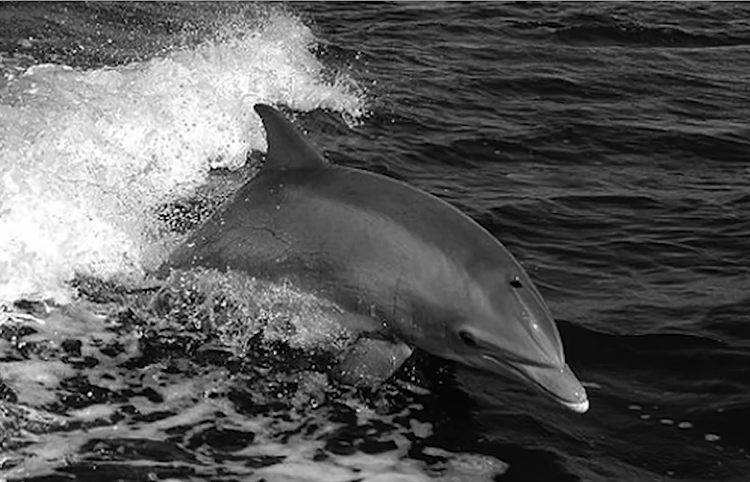
#> input picture images/dolphin.png, 750 x 482 px
$ python 14.Inspect_Image_Values.py
#> lines starting #> are read from the running program, lines starting #| are printed output that depends on the picture; after the words box and inside, x2 and y2 are one past the last pixel; in counts of white or black regions, pixels touching at a corner belong together
import cv2
import numpy as np
import matplotlib.pyplot as plt

# Load the image using OpenCV
img = cv2.imread("../images/dolphin.png")
#> img is the input picture: shape (482, 750, 3); min 0, max 255, mean 87.3

# Convert the image from BGR to RGB for proper display
img_rgb = cv2.cvtColor(img, cv2.COLOR_BGR2RGB)

# Load the image values into a NumPy array
image_array = np.array(img_rgb)

# Print the size and class of the image
print(f"Size of image: {img.shape}")  # Equivalent to size(img) in MATLAB
#| Size of image: (482, 750, 3)
print(f"Class of image: {img.dtype}")  # Equivalent to class(img) in MATLAB
#| Class of image: uint8

# Choose an arbitrary Y value for the horizontal line
y_value = 100

# Plot the image with the horizontal line at Y = y_value
fig, ax = plt.subplots(1, 2, figsize=(15, 5))

# Create a copy of the image to draw the line on
img_with_line = img_rgb.copy()
cv2.line(img_with_line, (0, y_value), (img_rgb.shape[1], y_value), (255, 255, 255), 3)
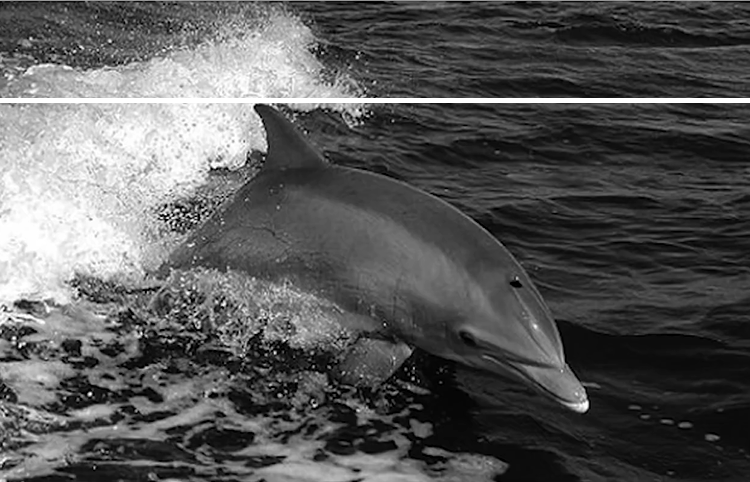
#> img_with_line: shape (482, 750, 3); 1.04% of pixels changed, all inside (x1, y1, x2, y2) = (0, 98, 750, 103)

ax[0].imshow(img_with_line)
ax[0].set_title("Image with Horizontal Line")
ax[0].axis("off")

# Get the pixel values at the particular Y location
row_values = image_array[y_value, :, :]
#> row_values = 750 rows, first 8: [176, 176, 176], [199, 199, 199], [177, 177, 177], [121, 121, 121], [119, 119, 119], [144, 144, 144], [151, 151, 151], [144, 144, 144]

# Plot the row values
ax[1].plot(row_values)
ax[1].set_title("Pixel Values at Y = 100")
ax[1].set_xlabel("X Dimension")
ax[1].set_ylabel("Pixel Value")
plt.show()
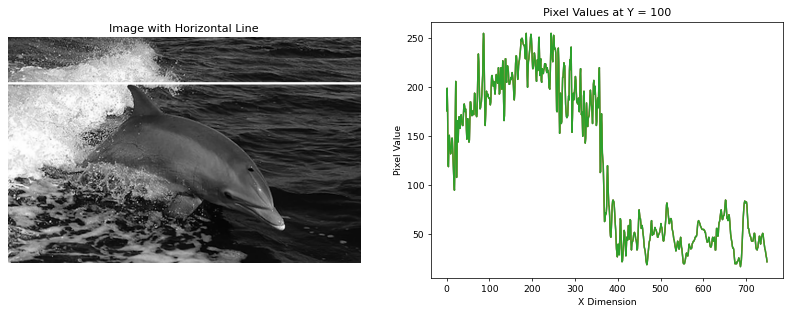
#> figure drawn by matplotlib, 2 panels; panel 2: curve peaks at x = 86, y = 255; panel 2: curve peaks at x = 86, y = 255; panel 2: curve peaks at x = 86, y = 255

# Get arbitrary row and column values
arbitrary_row = image_array[50, :, :]  # Row at Y = 50
#> arbitrary_row = 750 rows, first 8: [48, 48, 48], [44, 44, 44], [37, 37, 37], [35, 35, 35], [38, 38, 38], [40, 40, 40], [34, 34, 34], [29, 29, 29]
arbitrary_column = image_array[:, 75, :]  # Column at X = 75
#> arbitrary_column = 482 rows, first 8: [148, 148, 148], [13, 13, 13], [31, 31, 31], [62, 62, 62], [64, 64, 64], [55, 55, 55], [40, 40, 40], [38, 38, 38]

# Print arbitrary row and column values
print(f"Arbitrary row (Y=50) values: {arbitrary_row}")
#> (printed output is left out)
print(f"Arbitrary column (X=75) values: {arbitrary_column}")
#> (printed output is left out)

$ run again, with images/bicycle.png copied over images/dolphin.png
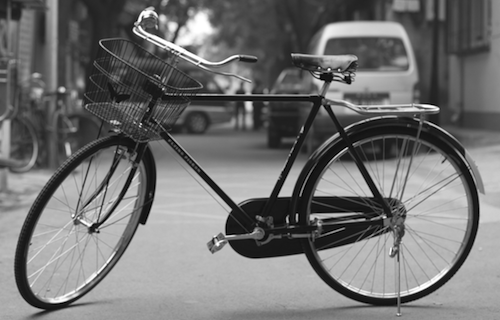
#> input picture images/bicycle.png, 500 x 320 px
#> img is the input picture: shape (320, 500, 3); min 0, max 255, mean 114.2
#| Size of image: (320, 500, 3)
#| Class of image: uint8
#> `cv2.line(img_with_line, (0, y_value), (img_rgb.shape[1], y_value), (25..`:
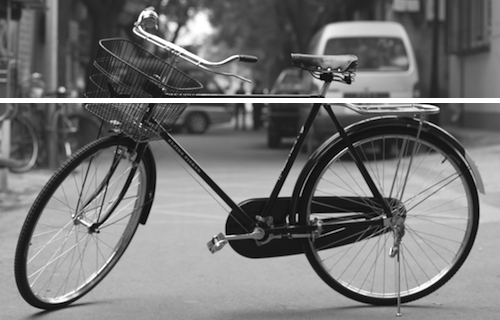
#> img_with_line: shape (320, 500, 3); 1.56% of pixels changed, all inside (x1, y1, x2, y2) = (0, 98, 500, 103)
#> row_values = 500 rows, first 8: [73, 73, 73], [76, 76, 76], [79, 79, 79], [81, 81, 81], [83, 83, 83], [86, 86, 86], [94, 94, 94], [105, 105, 105]
#> `plt.show()`:
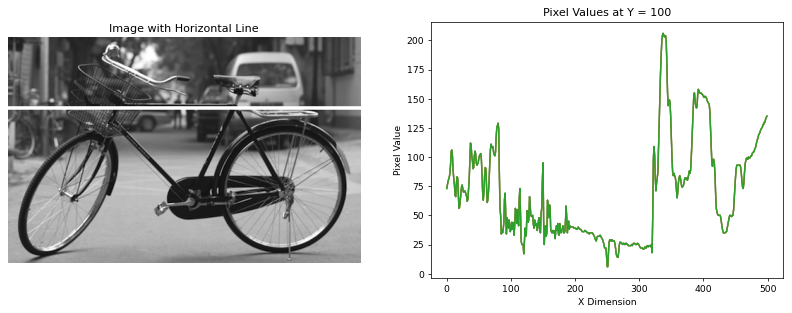
#> figure drawn by matplotlib, 2 panels; panel 2: curve peaks at x = 337, y = 206; panel 2: curve peaks at x = 337, y = 206; panel 2: curve peaks at x = 337, y = 206
#> arbitrary_row = 500 rows, first 8: [104, 104, 104], [117, 117, 117], [123, 123, 123], [121, 121, 121], [115, 115, 115], [106, 106, 106], [102, 102, 102], [106, 106, 106]
#> arbitrary_column = 320 rows, first 8: [44, 44, 44], [44, 44, 44], [44, 44, 44], [46, 46, 46], [48, 48, 48], [49, 49, 49], [50, 50, 50], [50, 50, 50]
#> (printed output is left out)
#> (printed output is left out)

$ run again, with images/fall-leaves.png copied over images/dolphin.png
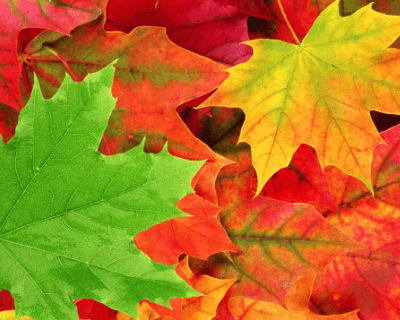
#> input picture images/fall-leaves.png, 400 x 320 px
#> img is the input picture: shape (320, 400, 3); mean B, G, R 30.5, 115.6, 179.4
#| Size of image: (320, 400, 3)
#| Class of image: uint8
#> `cv2.line(img_with_line, (0, y_value), (img_rgb.shape[1], y_value), (25..`:
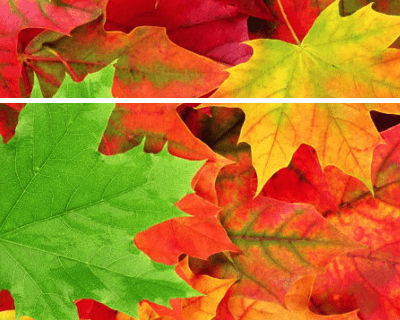
#> img_with_line: shape (320, 400, 3); mean R, G, B 180.1, 117.4, 34
#> row_values = 400 rows, first 8: [226, 23, 26], [226, 23, 26], [238, 33, 28], [238, 33, 28], [226, 23, 26], [226, 23, 26], [226, 23, 26], [238, 33, 28]
#> `plt.show()`:
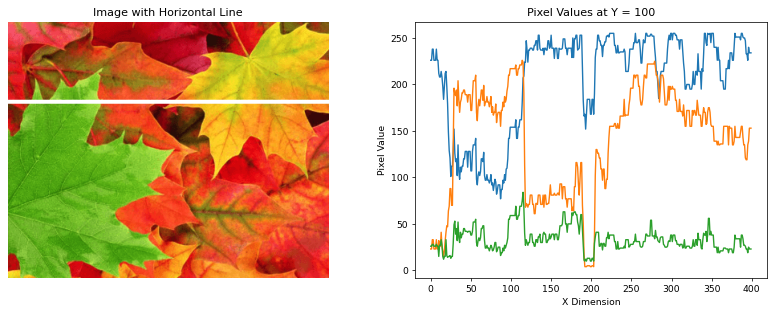
#> figure drawn by matplotlib, 2 panels; panel 2: curve peaks at x = 223, y = 255; panel 2: curve peaks at x = 114, y = 226; panel 2: curve peaks at x = 115, y = 84
#> arbitrary_row = 400 rows, first 8: [190, 38, 29], [178, 25, 43], [190, 38, 29], [178, 25, 43], [190, 38, 29], [190, 38, 29], [190, 38, 29], [179, 5, 26]
#> arbitrary_column = 320 rows, first 8: [228, 29, 38], [208, 26, 27], [217, 49, 48], [229, 64, 62], [242, 67, 78], [229, 64, 62], [197, 51, 40], [183, 51, 28]
#> (printed output is left out)
#> (printed output is left out)
